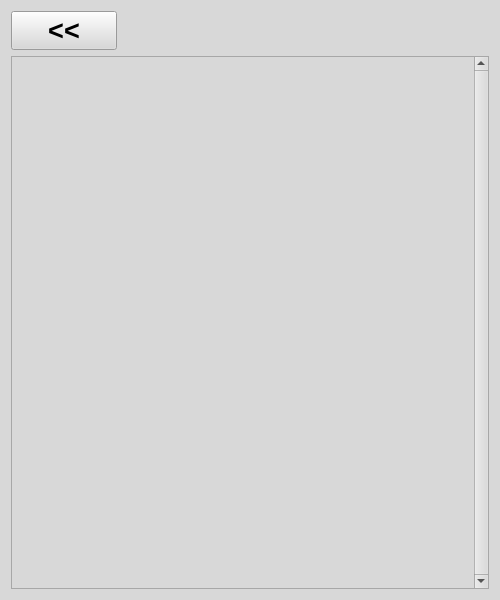
<?xml version="1.0" encoding="UTF-8"?>
<ui version="4.0">
 <class>TransactionList</class>
 <widget class="QWidget" name="TransactionList">
  <property name="geometry">
   <rect>
    <x>0</x>
    <y>0</y>
    <width>500</width>
    <height>600</height>
   </rect>
  </property>
  <property name="sizePolicy">
   <sizepolicy hsizetype="Fixed" vsizetype="Fixed">
    <horstretch>0</horstretch>
    <verstretch>0</verstretch>
   </sizepolicy>
  </property>
  <property name="minimumSize">
   <size>
    <width>500</width>
    <height>600</height>
   </size>
  </property>
  <property name="maximumSize">
   <size>
    <width>500</width>
    <height>600</height>
   </size>
  </property>
  <property name="palette">
   <palette>
    <active>
     <colorrole role="WindowText">
      <brush brushstyle="SolidPattern">
       <color alpha="255">
        <red>0</red>
        <green>0</green>
        <blue>0</blue>
       </color>
      </brush>
     </colorrole>
     <colorrole role="Button">
      <brush brushstyle="SolidPattern">
       <color alpha="255">
        <red>216</red>
        <green>216</green>
        <blue>216</blue>
       </color>
      </brush>
     </colorrole>
     <colorrole role="Light">
      <brush brushstyle="SolidPattern">
       <color alpha="255">
        <red>255</red>
        <green>255</green>
        <blue>255</blue>
       </color>
      </brush>
     </colorrole>
     <colorrole role="Midlight">
      <brush brushstyle="SolidPattern">
       <color alpha="255">
        <red>235</red>
        <green>235</green>
        <blue>235</blue>
       </color>
      </brush>
     </colorrole>
     <colorrole role="Dark">
      <brush brushstyle="SolidPattern">
       <color alpha="255">
        <red>108</red>
        <green>108</green>
        <blue>108</blue>
       </color>
      </brush>
     </colorrole>
     <colorrole role="Mid">
      <brush brushstyle="SolidPattern">
       <color alpha="255">
        <red>144</red>
        <green>144</green>
        <blue>144</blue>
       </color>
      </brush>
     </colorrole>
     <colorrole role="Text">
      <brush brushstyle="SolidPattern">
       <color alpha="255">
        <red>0</red>
        <green>0</green>
        <blue>0</blue>
       </color>
      </brush>
     </colorrole>
     <colorrole role="BrightText">
      <brush brushstyle="SolidPattern">
       <color alpha="255">
        <red>255</red>
        <green>255</green>
        <blue>255</blue>
       </color>
      </brush>
     </colorrole>
     <colorrole role="ButtonText">
      <brush brushstyle="SolidPattern">
       <color alpha="255">
        <red>0</red>
        <green>0</green>
        <blue>0</blue>
       </color>
      </brush>
     </colorrole>
     <colorrole role="Base">
      <brush brushstyle="SolidPattern">
       <color alpha="255">
        <red>255</red>
        <green>255</green>
        <blue>255</blue>
       </color>
      </brush>
     </colorrole>
     <colorrole role="Window">
      <brush brushstyle="SolidPattern">
       <color alpha="255">
        <red>216</red>
        <green>216</green>
        <blue>216</blue>
       </color>
      </brush>
     </colorrole>
     <colorrole role="Shadow">
      <brush brushstyle="SolidPattern">
       <color alpha="255">
        <red>0</red>
        <green>0</green>
        <blue>0</blue>
       </color>
      </brush>
     </colorrole>
     <colorrole role="AlternateBase">
      <brush brushstyle="SolidPattern">
       <color alpha="255">
        <red>235</red>
        <green>235</green>
        <blue>235</blue>
       </color>
      </brush>
     </colorrole>
     <colorrole role="ToolTipBase">
      <brush brushstyle="SolidPattern">
       <color alpha="255">
        <red>255</red>
        <green>255</green>
        <blue>220</blue>
       </color>
      </brush>
     </colorrole>
     <colorrole role="ToolTipText">
      <brush brushstyle="SolidPattern">
       <color alpha="255">
        <red>0</red>
        <green>0</green>
        <blue>0</blue>
       </color>
      </brush>
     </colorrole>
     <colorrole role="PlaceholderText">
      <brush brushstyle="SolidPattern">
       <color alpha="128">
        <red>0</red>
        <green>0</green>
        <blue>0</blue>
       </color>
      </brush>
     </colorrole>
    </active>
    <inactive>
     <colorrole role="WindowText">
      <brush brushstyle="SolidPattern">
       <color alpha="255">
        <red>0</red>
        <green>0</green>
        <blue>0</blue>
       </color>
      </brush>
     </colorrole>
     <colorrole role="Button">
      <brush brushstyle="SolidPattern">
       <color alpha="255">
        <red>216</red>
        <green>216</green>
        <blue>216</blue>
       </color>
      </brush>
     </colorrole>
     <colorrole role="Light">
      <brush brushstyle="SolidPattern">
       <color alpha="255">
        <red>255</red>
        <green>255</green>
        <blue>255</blue>
       </color>
      </brush>
     </colorrole>
     <colorrole role="Midlight">
      <brush brushstyle="SolidPattern">
       <color alpha="255">
        <red>235</red>
        <green>235</green>
        <blue>235</blue>
       </color>
      </brush>
     </colorrole>
     <colorrole role="Dark">
      <brush brushstyle="SolidPattern">
       <color alpha="255">
        <red>108</red>
        <green>108</green>
        <blue>108</blue>
       </color>
      </brush>
     </colorrole>
     <colorrole role="Mid">
      <brush brushstyle="SolidPattern">
       <color alpha="255">
        <red>144</red>
        <green>144</green>
        <blue>144</blue>
       </color>
      </brush>
     </colorrole>
     <colorrole role="Text">
      <brush brushstyle="SolidPattern">
       <color alpha="255">
        <red>0</red>
        <green>0</green>
        <blue>0</blue>
       </color>
      </brush>
     </colorrole>
     <colorrole role="BrightText">
      <brush brushstyle="SolidPattern">
       <color alpha="255">
        <red>255</red>
        <green>255</green>
        <blue>255</blue>
       </color>
      </brush>
     </colorrole>
     <colorrole role="ButtonText">
      <brush brushstyle="SolidPattern">
       <color alpha="255">
        <red>0</red>
        <green>0</green>
        <blue>0</blue>
       </color>
      </brush>
     </colorrole>
     <colorrole role="Base">
      <brush brushstyle="SolidPattern">
       <color alpha="255">
        <red>255</red>
        <green>255</green>
        <blue>255</blue>
       </color>
      </brush>
     </colorrole>
     <colorrole role="Window">
      <brush brushstyle="SolidPattern">
       <color alpha="255">
        <red>216</red>
        <green>216</green>
        <blue>216</blue>
       </color>
      </brush>
     </colorrole>
     <colorrole role="Shadow">
      <brush brushstyle="SolidPattern">
       <color alpha="255">
        <red>0</red>
        <green>0</green>
        <blue>0</blue>
       </color>
      </brush>
     </colorrole>
     <colorrole role="AlternateBase">
      <brush brushstyle="SolidPattern">
       <color alpha="255">
        <red>235</red>
        <green>235</green>
        <blue>235</blue>
       </color>
      </brush>
     </colorrole>
     <colorrole role="ToolTipBase">
      <brush brushstyle="SolidPattern">
       <color alpha="255">
        <red>255</red>
        <green>255</green>
        <blue>220</blue>
       </color>
      </brush>
     </colorrole>
     <colorrole role="ToolTipText">
      <brush brushstyle="SolidPattern">
       <color alpha="255">
        <red>0</red>
        <green>0</green>
        <blue>0</blue>
       </color>
      </brush>
     </colorrole>
     <colorrole role="PlaceholderText">
      <brush brushstyle="SolidPattern">
       <color alpha="128">
        <red>0</red>
        <green>0</green>
        <blue>0</blue>
       </color>
      </brush>
     </colorrole>
    </inactive>
    <disabled>
     <colorrole role="WindowText">
      <brush brushstyle="SolidPattern">
       <color alpha="255">
        <red>108</red>
        <green>108</green>
        <blue>108</blue>
       </color>
      </brush>
     </colorrole>
     <colorrole role="Button">
      <brush brushstyle="SolidPattern">
       <color alpha="255">
        <red>216</red>
        <green>216</green>
        <blue>216</blue>
       </color>
      </brush>
     </colorrole>
     <colorrole role="Light">
      <brush brushstyle="SolidPattern">
       <color alpha="255">
        <red>255</red>
        <green>255</green>
        <blue>255</blue>
       </color>
      </brush>
     </colorrole>
     <colorrole role="Midlight">
      <brush brushstyle="SolidPattern">
       <color alpha="255">
        <red>235</red>
        <green>235</green>
        <blue>235</blue>
       </color>
      </brush>
     </colorrole>
     <colorrole role="Dark">
      <brush brushstyle="SolidPattern">
       <color alpha="255">
        <red>108</red>
        <green>108</green>
        <blue>108</blue>
       </color>
      </brush>
     </colorrole>
     <colorrole role="Mid">
      <brush brushstyle="SolidPattern">
       <color alpha="255">
        <red>144</red>
        <green>144</green>
        <blue>144</blue>
       </color>
      </brush>
     </colorrole>
     <colorrole role="Text">
      <brush brushstyle="SolidPattern">
       <color alpha="255">
        <red>108</red>
        <green>108</green>
        <blue>108</blue>
       </color>
      </brush>
     </colorrole>
     <colorrole role="BrightText">
      <brush brushstyle="SolidPattern">
       <color alpha="255">
        <red>255</red>
        <green>255</green>
        <blue>255</blue>
       </color>
      </brush>
     </colorrole>
     <colorrole role="ButtonText">
      <brush brushstyle="SolidPattern">
       <color alpha="255">
        <red>108</red>
        <green>108</green>
        <blue>108</blue>
       </color>
      </brush>
     </colorrole>
     <colorrole role="Base">
      <brush brushstyle="SolidPattern">
       <color alpha="255">
        <red>216</red>
        <green>216</green>
        <blue>216</blue>
       </color>
      </brush>
     </colorrole>
     <colorrole role="Window">
      <brush brushstyle="SolidPattern">
       <color alpha="255">
        <red>216</red>
        <green>216</green>
        <blue>216</blue>
       </color>
      </brush>
     </colorrole>
     <colorrole role="Shadow">
      <brush brushstyle="SolidPattern">
       <color alpha="255">
        <red>0</red>
        <green>0</green>
        <blue>0</blue>
       </color>
      </brush>
     </colorrole>
     <colorrole role="AlternateBase">
      <brush brushstyle="SolidPattern">
       <color alpha="255">
        <red>216</red>
        <green>216</green>
        <blue>216</blue>
       </color>
      </brush>
     </colorrole>
     <colorrole role="ToolTipBase">
      <brush brushstyle="SolidPattern">
       <color alpha="255">
        <red>255</red>
        <green>255</green>
        <blue>220</blue>
       </color>
      </brush>
     </colorrole>
     <colorrole role="ToolTipText">
      <brush brushstyle="SolidPattern">
       <color alpha="255">
        <red>0</red>
        <green>0</green>
        <blue>0</blue>
       </color>
      </brush>
     </colorrole>
     <colorrole role="PlaceholderText">
      <brush brushstyle="SolidPattern">
       <color alpha="128">
        <red>0</red>
        <green>0</green>
        <blue>0</blue>
       </color>
      </brush>
     </colorrole>
    </disabled>
   </palette>
  </property>
  <property name="focusPolicy">
   <enum>Qt::NoFocus</enum>
  </property>
  <property name="windowTitle">
   <string>Consultar Ações</string>
  </property>
  <layout class="QVBoxLayout" name="TransactionListLayout" stretch="1,20">
   <item>
    <layout class="QHBoxLayout" name="backButtonLayout" stretch="2,7">
     <item>
      <widget class="QPushButton" name="backButton">
       <property name="sizePolicy">
        <sizepolicy hsizetype="Preferred" vsizetype="Preferred">
         <horstretch>0</horstretch>
         <verstretch>0</verstretch>
        </sizepolicy>
       </property>
       <property name="font">
        <font>
         <pointsize>20</pointsize>
         <weight>75</weight>
         <bold>true</bold>
        </font>
       </property>
       <property name="text">
        <string>&lt;&lt;</string>
       </property>
      </widget>
     </item>
     <item>
      <spacer name="backButtonHorizontalSpacer">
       <property name="orientation">
        <enum>Qt::Horizontal</enum>
       </property>
       <property name="sizeHint" stdset="0">
        <size>
         <width>40</width>
         <height>20</height>
        </size>
       </property>
      </spacer>
     </item>
    </layout>
   </item>
   <item>
    <widget class="QScrollArea" name="scrollArea">
     <property name="sizePolicy">
      <sizepolicy hsizetype="Preferred" vsizetype="Preferred">
       <horstretch>0</horstretch>
       <verstretch>0</verstretch>
      </sizepolicy>
     </property>
     <property name="verticalScrollBarPolicy">
      <enum>Qt::ScrollBarAlwaysOn</enum>
     </property>
     <property name="horizontalScrollBarPolicy">
      <enum>Qt::ScrollBarAlwaysOff</enum>
     </property>
     <property name="widgetResizable">
      <bool>true</bool>
     </property>
     <widget class="QWidget" name="scrollAreaContents">
      <property name="geometry">
       <rect>
        <x>0</x>
        <y>0</y>
        <width>470</width>
        <height>527</height>
       </rect>
      </property>
      <layout class="QVBoxLayout" name="scrollAreaContentsLayout">
       <item>
        <layout class="QVBoxLayout" name="transactionListLayout">
         <item>
          <spacer name="transactionListSpacer">
           <property name="orientation">
            <enum>Qt::Vertical</enum>
           </property>
           <property name="sizeHint" stdset="0">
            <size>
             <width>20</width>
             <height>40</height>
            </size>
           </property>
          </spacer>
         </item>
        </layout>
       </item>
      </layout>
     </widget>
    </widget>
   </item>
  </layout>
 </widget>
 <resources/>
 <connections/>
</ui>
